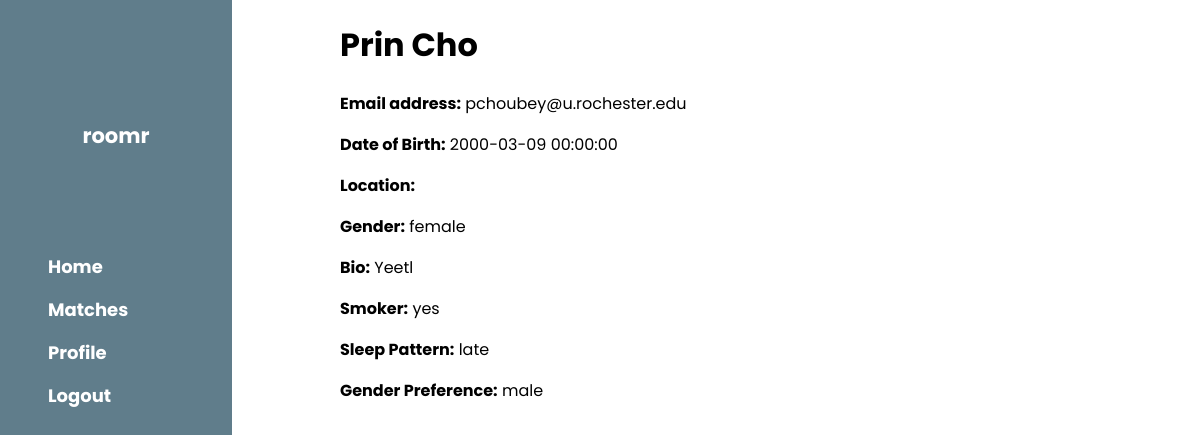
/user/view/pchoubey@u.rochester.edu (signed in), run on the app's committed database.
### server.py (models this page shows, shortened)
class User(UserMixin, db.Model):
    __tablename__ = "Users"
    id = db.Column(db.Integer, primary_key=True, autoincrement=True)
    email = db.Column(db.String(64), unique=True, index=True, nullable=False)
    fname = db.Column(db.String(32), index=True, nullable=False)
    lname = db.Column(db.String(32), index=True, nullable=False)
    dob = db.Column(db.DateTime, index=True,nullable=False)
    password_hash = db.Column(db.String(128), nullable=False)
    confirmed = db.Column(db.Boolean(), default=False)
    profilePicture = db.Column(db.String(64), nullable=True)
    state = db.Column(db.String(32), index=True, nullable=False)
    city = db.Column(db.String(32), index=True, nullable=False)
    gender = db.Column(db.String(6), index=True, nullable=False)
    bio = db.Column(db.String(500), index=True, nullable=True)
    smoker = db.Column(db.String(3), index=True, nullable=False)
    sleep = db.Column(db.String(5), index=True, nullable=False)
    genderPreferences = db.Column(db.String(3), index=True, nullable=False)
    cleanliness = db.Column(db.String(5), index=True, nullable=False)
    price = db.Column(db.String(3), index=True, nullable=False)
    noiselevel = db.Column(db.String(7), index=True, nullable=False)
    petfriendly = db.Column(db.String(3), index=True, nullable=False)
    likes = db.relationship("User",
                        secondary=user_likes,
                        primaryjoin=(id==user_likes.c.user_id),
                        secondaryjoin=(id==user_likes.c.like_id),
                        backref='liked_by')
    dislikes = db.relationship("User",
                        secondary=user_dislikes,
                        primaryjoin=(id==user_dislikes.c.user_id),
                        secondaryjoin=(id==user_dislikes.c.dislike_id),
                        backref='disliked_by')
    matches = db.relationship("User",
                        secondary=user_matches,
                        primaryjoin=(id==user_matches.c.user_id),
                        secondaryjoin=(id==user_matches.c.match_id),
                        backref='matched_by')
    @property
    def password(self):
        raise AttributeError("password is write only")

### server.py (the view)
@app.route("/user/view/<email>", methods=["GET"])
@login_required
def viewProfile(email):
    other_user = User.query.filter_by(email=email).first()
    if current_user.email == other_user.email:
        return render_template("user.html")
    return render_template("view_user.html", other_user=other_user)

### server.py (called while the page is built)
@login_manager.user_loader
def load_user(user_id):
    return User.query.get(int(user_id))

### templates/view_user.html (shortened to what this page needs)
<!DOCTYPE html>
<html>
    <head>
        <link rel="stylesheet" href="{{ url_for('static', filename='styles2.css')}}"/>
    </head>
    <body>
        <nav id="sidebar"><br>
            <div id="headercontainer">
                <h3 id="bartitle"><b>roomr</b></h3>
            </div>
            <div id="barlinks">
                    <a href="{{url_for('home')}}" id="baritem">Home</a>
                {% if current_user.is_authenticated %}
                    <a href="{{url_for('matches')}}" id="baritem" >Matches</a>
                    <a href="{{url_for('user')}}" id="baritem" >Profile</a>
                    <a href="{{url_for('logout')}}" id="baritem" >Logout</a>
                {% else %}
                    <a href="{{url_for('login')}}" id="baritem">Login</a>
                    <a href="{{url_for('signup')}}" id="baritem" >Signup</a>
                {% endif %}
                </div>
        </nav>
        <div class="content" >
            {% if current_user.is_authenticated %}
                <h1> {{ other_user.fname|capitalize }} {{ other_user.lname|capitalize }} </h1>
                <p> <b>Email address:</b> {{ other_user.email }}</p>
                <p> <b>Date of Birth:</b> {{ other_user.dob }}</p>
                <p> <b>Location:</b> {{ other_user.location }} </p>
                <p> <b>Gender:</b> {{ other_user.gender }}</p>
                <p> <b>Bio:</b> {{ other_user.bio }}</p>
                <p> <b>Smoker:</b> {{ other_user.smoker }} </p>
                <p> <b>Sleep Pattern:</b> {{ other_user.sleep }} </p>
                <p> <b>Gender Preference:</b> {{ other_user.genderPreferences }} </p>
            {% else %}
                <h1> You do not have permission to view this page. Please login. </h1>
            {% endif %}
        </div>
    </body>
</html>

### static/styles2.css (style rules this page uses)
body, h1, h2, h3, h4, h5 { font-family: "Poppins", sans-serif; }
body { font-size: 16px; margin: 0; }
.content { margin-left: 340px; margin-right: 40px; }
#sidebar { height: 100%; width: 200px; background-color: #fff; position: fixed !important; z-index: 1; overflow: auto; z-index: 3; font-weight: bold; color: #fff !important; background-color: #607d8b !important; top: 0; font-size: 18px !important; padding: 8px 16px !important; }
#headercontainer:after, #headercontainer:before { content: ""; display: table; clear: both; padding: 0.01em 16px; }
#bartitle { text-align: center; padding-top: 64px !important; padding-bottom: 64px !important; }
#barlinks { width: 100%; min-width: 100%; text-align: left; display: block; padding: 8px 16px; border: none; white-space: normal; float: none; outline: 0; }
#baritem { text-align: left; width: 100%; float: left; border: none; outline: 0; padding: 8px 16px; vertical-align: middle; overflow: hidden; text-decoration: none; color: inherit; background-color: inherit; cursor: pointer; white-space: nowrap; }
a:link { color:black; text-decoration: none; }

### data on the page
User: fname "Prin", lname "Cho", email "pchoubey@u.rochester.edu", dob "2000-03-09 00:00:00", gender "female", bio "Yeetl", smoker "yes", sleep "late", genderPreferences "male"
